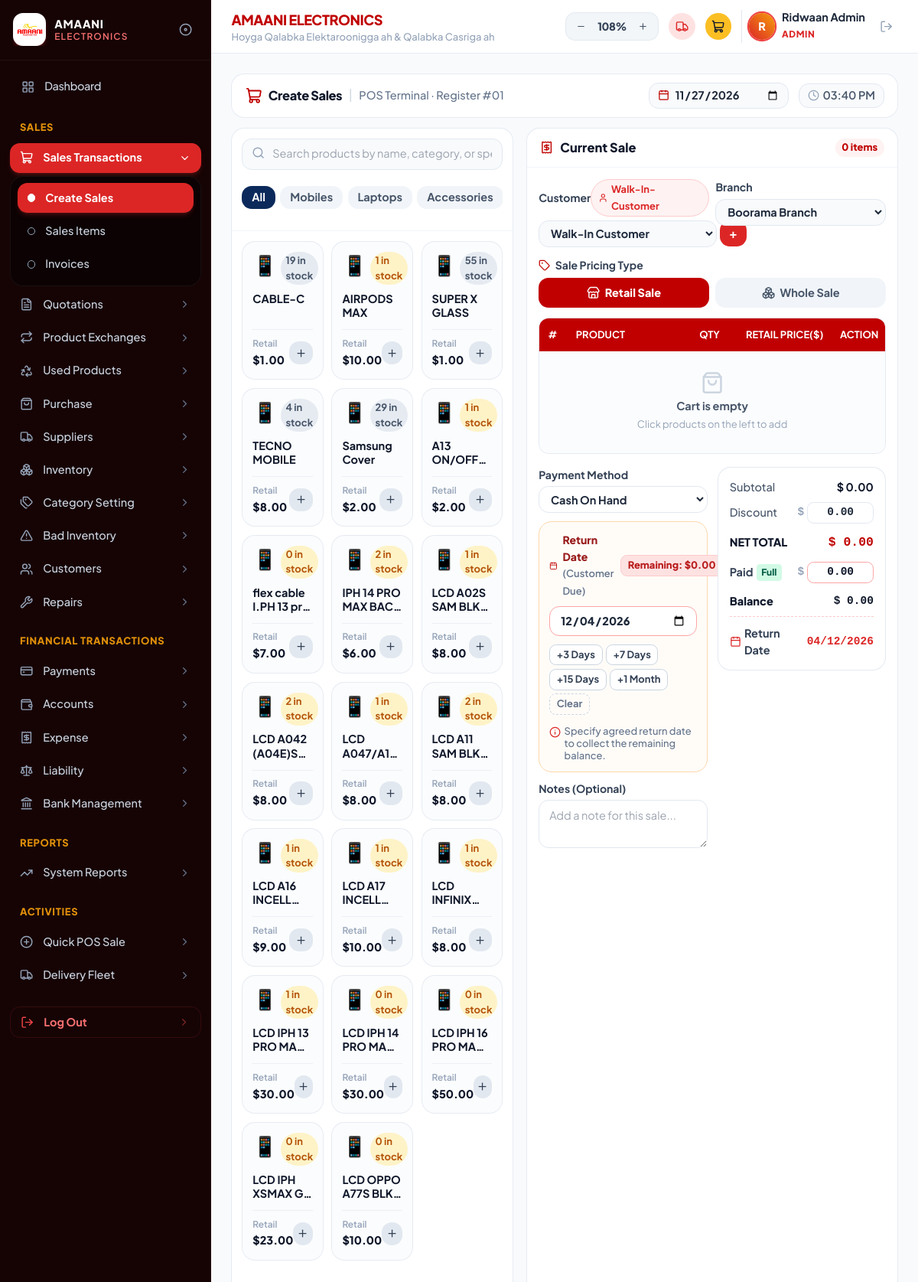
The app's page /create_sales.php (signed in) with its own data.
### tables this page shows
CREATE TABLE `products` (
  `id` int(11) NOT NULL AUTO_INCREMENT,
  `code` varchar(50) DEFAULT NULL,
  `name` varchar(255) DEFAULT NULL,
  `category` varchar(100) DEFAULT NULL,
  `subcategory` varchar(150) DEFAULT '',
  `type` varchar(50) DEFAULT 'Brand New',
  `ram` varchar(50) DEFAULT '',
  `storage` varchar(50) DEFAULT '',
  `retail_price` decimal(10,2) DEFAULT 0.00,
  `wholesale_price` decimal(10,2) DEFAULT 0.00,
  `stock_qty` int(11) DEFAULT 15,
  `min_threshold` int(11) DEFAULT 5,
  `image_icon` varchar(50) DEFAULT '?',
  `unit` varchar(50) DEFAULT 'Pcs',
  `last_price` decimal(10,2) DEFAULT 0.00,
  `prev_price` decimal(10,2) DEFAULT 0.00,
  `prev_wholesale` decimal(10,2) DEFAULT 0.00,
  `supplier` varchar(150) DEFAULT '',
  `created_user` varchar(100) DEFAULT 'Admin',
  `created_at` date DEFAULT curdate(),
  `barcode` varchar(100) DEFAULT '',
  `notes` text DEFAULT NULL,
  PRIMARY KEY (`id`),
  UNIQUE KEY `code` (`code`)
);

### create_sales.php (the view, shortened to what the rows shown need)
<?php
require_once __DIR__ . '/includes/header.php';
require_once __DIR__ . '/includes/sidebar.php';
$products = $pdo->query("SELECT * FROM products ORDER BY category ASC, name ASC")->fetchAll();
?>
<main class="flex-1 flex flex-col min-w-0 h-full">
    <div class="flex gap-4 flex-1 min-h-0" style="height: calc(100vh - 160px);">
        <div class="flex-1 flex flex-col min-w-0 bg-white rounded-2xl border border-slate-200/80 shadow-xs overflow-hidden">
            <div class="flex-1 overflow-y-auto p-3">
                <div class="grid grid-cols-2 sm:grid-cols-3 xl:grid-cols-4 gap-2.5" id="products-grid">
                    <?php foreach ($products as $prod): ?>
                    <?php
                        $noPriceProd = floatval($prod['retail_price']) == 0;
                        $cardBorder = $noPriceProd ? 'border-amber-300 bg-amber-50/40 hover:border-amber-500' : 'border-slate-200/80 bg-slate-50/50 hover:border-[#c00000]';
                        $onClickFn = $noPriceProd
                            ? "addToCartWithPrompt(" . htmlspecialchars(json_encode([
                                'id' => $prod['id'],
                                'name' => $prod['name'],
                                'category' => $prod['category'],
                                'unit' => $prod['unit'] ?? 'Pcs',
                                'retailPrice' => 0,
                                'wholesalePrice' => floatval($prod['wholesale_price']),
                                'stock' => intval($prod['stock_qty']),
                                'lastPrice' => floatval($prod['last_price'])
                              ])) . ")"
                            : "addToCart(" . htmlspecialchars(json_encode([
                                'id' => $prod['id'],
                                'name' => $prod['name'],
                                'category' => $prod['category'],
                                'unit' => $prod['unit'] ?? 'Pcs',
                                'retailPrice' => floatval($prod['retail_price']),
                                'wholesalePrice' => floatval($prod['wholesale_price']),
                                'stock' => intval($prod['stock_qty'])
                              ])) . ")";
                    ?>
                    <div class="product-card p-3 rounded-2xl border <?= $cardBorder ?> hover:bg-white hover:shadow-md transition-all flex flex-col justify-between group cursor-pointer"
                         data-id="<?= $prod['id'] ?>"
                         data-name="<?= htmlspecialchars($prod['name']) ?>"
                         data-category="<?= htmlspecialchars($prod['category']) ?>"
                         data-retail="<?= $prod['retail_price'] ?>"
                         data-wholesale="<?= $prod['wholesale_price'] ?>"
                         onclick="<?= $onClickFn ?>">
                        <div>
                            <div class="flex items-start justify-between gap-1 mb-2">
                                <span class="text-2xl"><?= $prod['image_icon'] ?: '📦' ?></span>
                                <div class="flex flex-col items-end gap-0.5">
                                    <span class="text-[10px] font-bold px-1.5 py-0.5 rounded-full <?= $prod['stock_qty'] <= 3 ? 'bg-amber-100 text-amber-700' : 'bg-slate-200/80 text-slate-600' ?>">
                                        <?= $prod['stock_qty'] ?> in stock
                                    </span>
                                </div>
                            </div>
                            <h4 class="text-xs font-bold text-slate-900 group-hover:text-[#c00000] transition-colors line-clamp-2 leading-tight">
                                <?= htmlspecialchars($prod['name']) ?>
                            </h4>
                        </div>
                        <div class="mt-3 pt-2 border-t border-slate-200/60 flex items-center justify-between">
                            <div>
                                <span class="text-[9px] text-slate-400 block font-semibold"><?= $noPriceProd ? 'Cost' : 'Retail' ?></span>
                                <span class="text-xs font-black <?= $noPriceProd ? 'text-orange-600' : 'text-slate-900' ?> prod-price-display">
                                    <?= $noPriceProd ? ('$'.number_format($prod['last_price'],2).' cost') : ('$'.number_format($prod['retail_price'],2)) ?>
                                </span>
                            </div>
                            <button type="button" class="w-7 h-7 rounded-xl <?= $noPriceProd ? 'bg-orange-200 text-orange-700 group-hover:bg-orange-500 group-hover:text-white' : 'bg-slate-200 group-hover:bg-[#c00000] text-slate-700 group-hover:text-white' ?> flex items-center justify-center transition-all shadow-xs">
                                <i data-lucide="plus" class="w-3.5 h-3.5"></i>
                            </button>
                        </div>
                    </div>
                    <?php endforeach; ?>
                </div>
            </div>
        </div>
        <div class="w-[450px] xl:w-[490px] shrink-0 flex flex-col bg-white rounded-2xl border border-slate-200/80 shadow-xs overflow-hidden">
            <div class="flex-1 overflow-y-auto p-3.5 space-y-3">
                <div class="rounded-xl border border-slate-200/90 overflow-hidden">
                    <table class="w-full text-left text-xs whitespace-nowrap">
                        <thead class="bg-[#c00000] text-white uppercase font-black text-[10px]">
                            <tr>
                                <th class="py-2.5 px-2.5 text-center w-8">#</th>
                                <th class="py-2.5 px-3">Product</th>
                                <th class="py-2.5 px-2 text-center w-16">Qty</th>
                                <th class="py-2.5 px-3 text-right w-24" id="cart-header-price">Retail Price($)</th>
                                <th class="py-2.5 px-2 text-center w-10">Action</th>
                            </tr>
                        </thead>
                    </table>
                </div>
            </div>
        </div>
    </div>
</main>
<?php require_once __DIR__ . '/includes/footer.php'; ?>

### records on screen
products: image_icon "📱", stock_qty "19", name "CABLE-C", shows "Retail", retail_price "1.00"
products: image_icon "📱", stock_qty "1", name "AIRPODS MAX", shows "Retail", retail_price "10.00"
products: image_icon "📱", stock_qty "55", name "SUPER X GLASS", shows "Retail", retail_price "1.00"
products: image_icon "📱", stock_qty "4", name "TECNO MOBILE", shows "Retail", retail_price "8.00"
products: image_icon "📱", stock_qty "29", name "Samsung Cover", shows "Retail", retail_price "2.00"
products: image_icon "📱", stock_qty "1", name "A13…", shows "Retail", retail_price "2.00"
products: image_icon "📱", stock_qty "0", name "flex cable I.PH 13…", shows "Retail", retail_price "7.00"
products: image_icon "📱", stock_qty "2", name "IPH 14 PRO MAX…", shows "Retail", retail_price "6.00"
products: image_icon "📱", stock_qty "1", name "LCD A02S SAM…", shows "Retail", retail_price "8.00"
products: image_icon "📱", stock_qty "2", name "LCD…", shows "Retail", retail_price "8.00"
products: image_icon "📱", stock_qty "1", name "LCD…", shows "Retail", retail_price "8.00"
products: image_icon "📱", stock_qty "2", name "LCD A11 SAM…", shows "Retail", retail_price "8.00"
products: image_icon "📱", stock_qty "1", name "LCD A16…", shows "Retail", retail_price "9.00"
products: image_icon "📱", stock_qty "1", name "LCD A17…", shows "Retail", retail_price "10.00"
products: image_icon "📱", stock_qty "1", name "LCD…", shows "Retail", retail_price "8.00"
products: image_icon "📱", stock_qty "1", name "LCD IPH 13 PRO…", shows "Retail", retail_price "30.00"
products: image_icon "📱", stock_qty "0", name "LCD IPH 14 PRO…", shows "Retail", retail_price "30.00"
products: image_icon "📱", stock_qty "0", name "LCD IPH 16 PRO…", shows "Retail", retail_price "50.00"
products: image_icon "📱", stock_qty "0", name "LCD IPH XSMAX…", shows "Retail", retail_price "23.00"
products: image_icon "📱", stock_qty "0", name "LCD OPPO A77S…", shows "Retail", retail_price "10.00"

### other values on screen
$userInitial "R"
$userName "Ridwaan Admin"
$userRole "ADMIN"
form field value "Walk-In Customer"
form field value "Boorama Branch"
